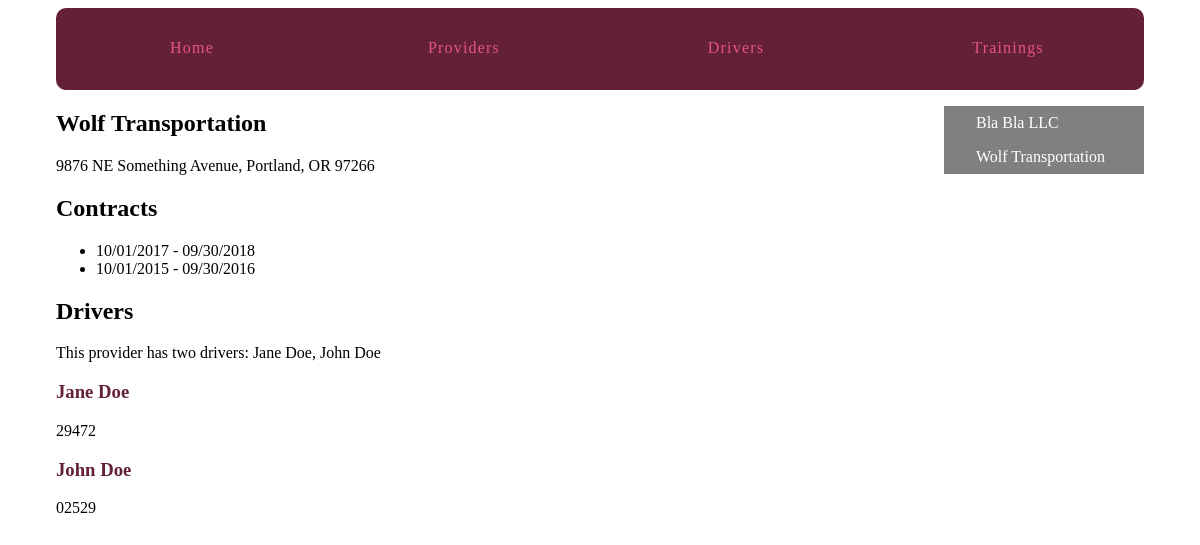
The page /directory/2/ on the database its author committed.
### directory/models.py (models this page shows, shortened)
class Provider(models.Model):
    business_name = models.CharField(max_length=56)
    address = models.CharField(max_length=56)
    phone_number = models.IntegerField()
    business_license = models.CharField(max_length=18)
    notes = models.TextField()
    created_at = models.DateTimeField(auto_now_add=True)

class Contract(models.Model):
    provider = models.ForeignKey(Provider)
    contract = models.FileField(upload_to='provider_contracts')
    start_date = models.DateField()
    end_date = models.DateField()

class Driver(models.Model):
    provider = models.ForeignKey(Provider)
    first_name = models.CharField(max_length=56)
    last_name = models.CharField(max_length=56)
    driver_id = models.CharField(max_length=12)
    birth_date = models.DateField()
    hire_date = models.DateField()
    eligible = models.BooleanField(default=False)
    license = models.CharField(max_length=12)
    notes = models.TextField(blank=True, default='')
    created_at = models.DateTimeField(auto_now_add=True)
    def __str__(self):
        return self.first_name + ' ' + self.last_name
    class Meta:
        ordering = ['first_name', 'last_name', ]

### directory/views.py (the view)
# urls.py: url(r'(?P<pk>\d+)/$', views.provider_detail, name='provider_detail'),
def provider_detail(request, pk):
    provider = get_object_or_404(Provider, pk=pk)
    return render(request, 'directory/provider_detail.html', {'provider': provider})

### directory/templatetags/contract_extras.py (called while the page is built)
@register.inclusion_tag('directory/provider_nav.html')
def nav_providers_list():
    providers = Provider.objects.all()
    return {'providers': providers}

### directory/templates/directory/provider_detail.html (shortened to what this page needs)
{% extends "layout.html" %}
{% load static from staticfiles %}
{% load humanize %}
{% block static %}<link rel="stylesheet" href="{% static 'directory/css/directory.css' %}">{% endblock %}
{% block content %}
<div>
  <article>
    <h1>{{ provider.business_name}}</h1>
    {{ provider.address }}
    <h2>Contracts</h2>
    <ul>
    {% for contract in provider.contract_set.all %}
      <li>{{ contract.start_date|date:"m/d/Y" }} - {{ contract.end_date|date:"m/d/Y" }}</li>
    {% endfor %}
    </ul>
    <section>
    <h2>Drivers</h2>
      <p>This provider has {{ provider.driver_set.count|apnumber }} driver{{ provider.driver_set.count|pluralize }}:
        {{ provider.driver_set.all|join:", " }}</p>
      {% for driver in provider.driver_set.all %}
        <h3>
          <a href="{% url 'directory:driver_detail' provider_pk=driver.provider.pk driver_pk=driver.pk %}">
            {{ driver.first_name }} {{ driver.last_name}}
          </a>
        </h3>
        {{ driver.driver_id }}
      {% endfor %}
    </section>
  </article>
</div>
{% endblock content %}

### directory/templates/directory/provider_nav.html
{% for provider in providers %}
  <div>
    <a href="{% url 'directory:provider_detail' pk=provider.pk %}">{{ provider.business_name }}</a>
  </div>
{% endfor %}

### static/css/styles.css (style rules this page uses)
html { box-sizing: border-box; }
*, *::after, *::before { box-sizing: inherit; }
article h2 a, article h3 a { color: #642039; text-decoration: none; }
.nav_left a { padding: 8px 8px 8px 32px; text-decoration: none; font-size: 16px; color: white; display: block; transition: 0.3s }

### rows shown on the page
Provider: business_name "Bla Bla LLC"
Provider: business_name "Wolf Transportation", address "9876 NE Something Avenue, Portland, OR 97266", driver_set.count|apnumber "two", driver_set.all "Jane Doe, John Doe"
Contract: start_date "10/01/2017", end_date "09/30/2018"
Contract: start_date "10/01/2015", end_date "09/30/2016"
Driver: first_name "Jane", last_name "Doe", driver_id "29472"
Driver: first_name "John", last_name "Doe", driver_id "02529"
